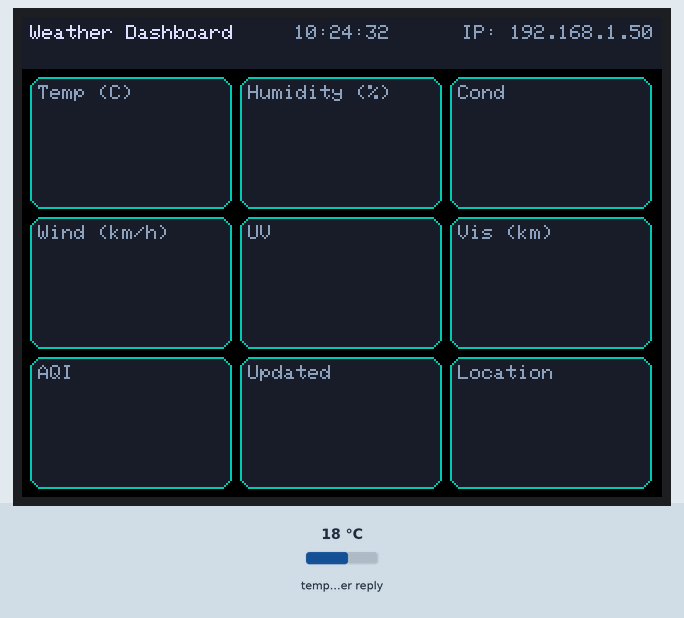
Simulated run of this sketch. Board: ESP32. Shown: 320×240 colour display. Inputs (shaded band) come from the test bench; at power-on: temperature in the weather reply 18 °C. WiFi joins after 1.5 s; servers stay silent unless stated; the local clock reads 2024-03-15 10:24:30 at power-on unless the sketch sets it; web services answer with replies made up by the test bench; what the sketch prints to the serial monitor is not drawn.

Above: at 2.9 s.
At 5.06 s:
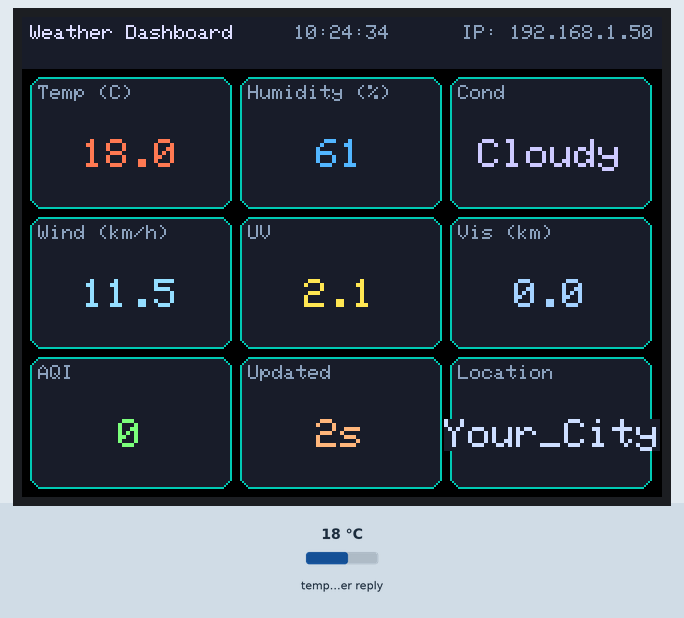
At 13.3 s:
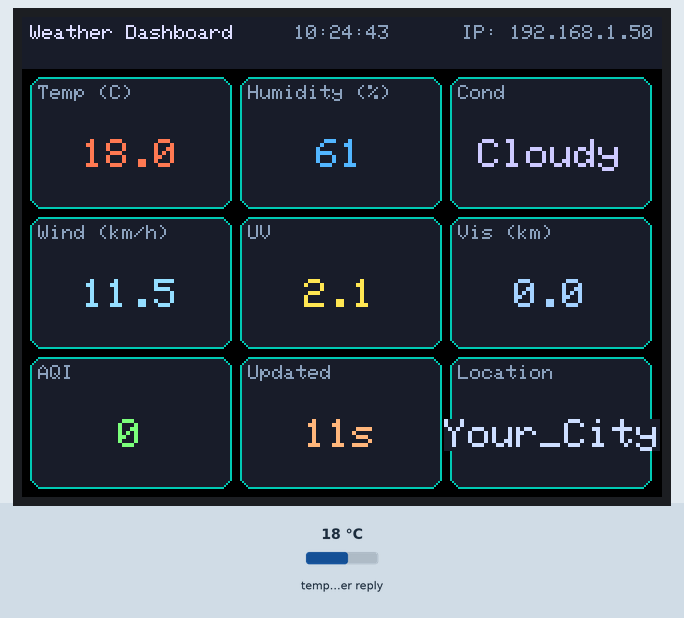
At 21.3 s:
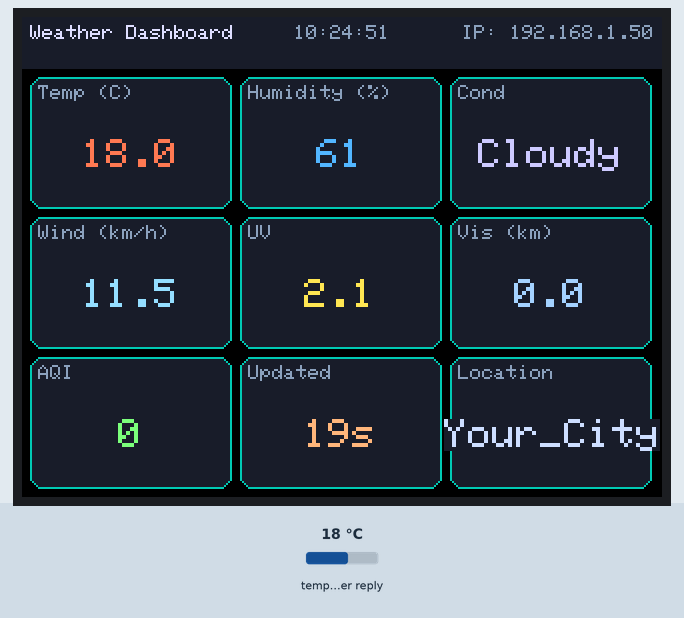
At 29.3 s:
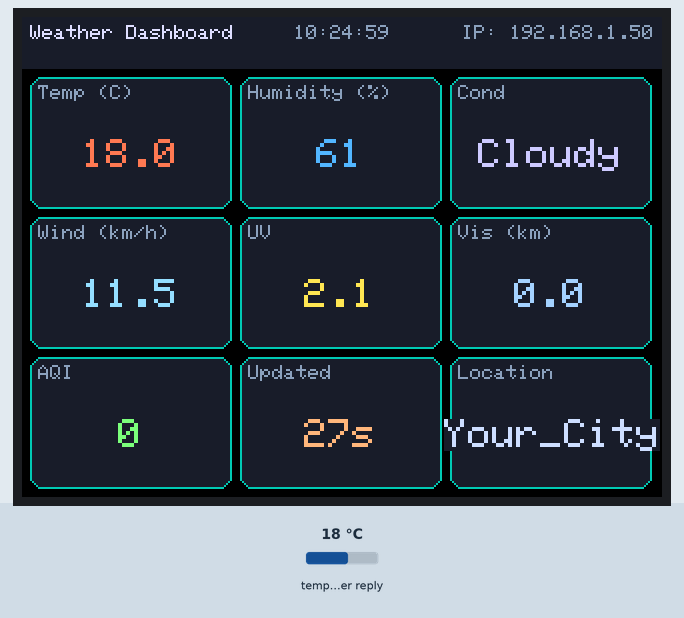
At 38.3 s:
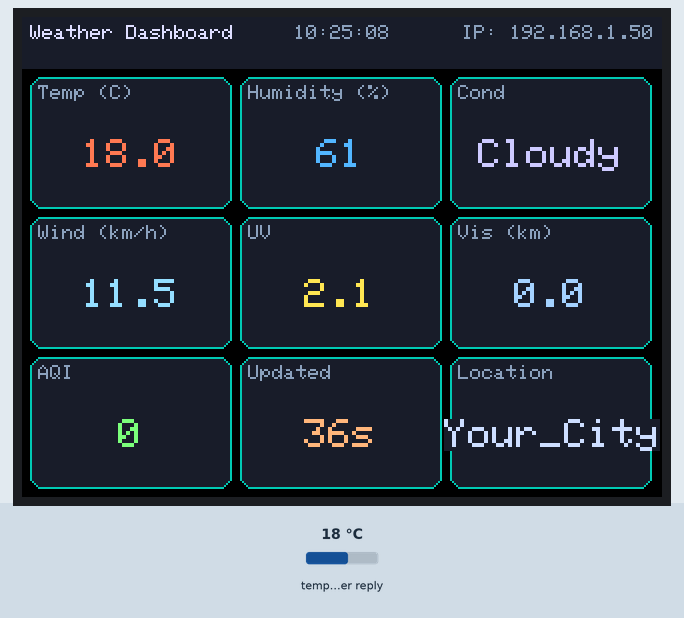

Measured:
- what the display in image 0 shows lasts 0.5 s, from 2.8 s to 3.3 s

The sketch:

WheaterDashboard.ino
```cpp
#include <WiFi.h>
#include <WiFiClientSecure.h>
#include <HTTPClient.h>
#include <ArduinoJson.h>
#include <TFT_eSPI.h>
#include <SPI.h>
#include <time.h>          // for NTP time

// ------------- USER SETTINGS -------------
// >>>> CHANGE THESE <<<<
// ============================
// WiFi Credentials (Replace with your own)
// ============================

const char* SSID     = "YOUR_WIFI_NAME";
const char* PASSWORD = "YOUR_WIFI_PASSWORD";

// ============================
// Location Configuration
// ============================

// Example Coordinates (Replace with your city)
const float LATITUDE      = 00.0000;
const float LONGITUDE     = 00.0000;
const char* LOCATION_NAME = "Your_City";
// -----------------------------------------

// India (IST) offset
const long  gmtOffset_sec      = 19800;  // +5:30
const int   daylightOffset_sec = 0;

TFT_eSPI tft = TFT_eSPI();

// Layout
int screenW, screenH;

const int HEADER_H    = 26;
const int GRID_MARGIN = 4;
const int CELL_GAP    = 4;
int cellW, cellH;

// header time box (center region)
int headerTimeBoxX = 0;
int headerTimeBoxW = 0;
char lastTimeStrHdr[10] = "";  // "HH:MM:SS" + '\0'

// Colors
uint16_t COL_BG;
uint16_t COL_CARD;
uint16_t COL_TITLE;
uint16_t COL_LABEL;

// Data model
struct DashboardData {
  float  temp;        // 0
  int    humidity;    // 1
  String cond;        // 2
  float  wind;        // 3 (km/h)
  float  uv;          // 4
  float  vis;         // 5 (km)
  int    aqi;         // 6
  unsigned long age;  // 7 (seconds)
  String location;    // 8
};

DashboardData targetData;
DashboardData displayData;

// last drawn strings (per cell) to avoid flicker
char lastStr[9][20] = {0};

// update timers
const unsigned long WEATHER_UPDATE_INTERVAL_MS = 60UL * 1000UL; // 60 sec
unsigned long lastWeatherFetch   = 0;
unsigned long lastSmooth         = 0;
unsigned long lastAgeTick        = 0;
unsigned long lastHeaderUpdate   = 0;

// ------------- HELPERS: layout -------------

void indexToRowCol(int idx, int &row, int &col) {
  row = idx / 3;
  col = idx % 3;
}

void getCellXY(int row, int col, int &x, int &y) {
  x = GRID_MARGIN + col * (cellW + CELL_GAP);
  y = HEADER_H + GRID_MARGIN + row * (cellH + CELL_GAP);
}

// ------------- WIFI + TIME HELPERS -------------

String getLocalIPString() {
  if (WiFi.status() == WL_CONNECTED) {
    return WiFi.localIP().toString();
  }
  return String("No WiFi");
}

String getTimeString() {
  struct tm timeinfo;
  if (!getLocalTime(&timeinfo)) {
    return String("--:--:--");
  }
  char buf[9]; // "HH:MM:SS"
  strftime(buf, sizeof(buf), "%H:%M:%S", &timeinfo);
  return String(buf);
}

// ------------- DRAWING: HEADER -------------

// Draw header background + static text (title, IP) ONCE
void drawHeaderStatic() {
  tft.fillRect(0, 0, screenW, HEADER_H, COL_CARD);
  tft.setTextSize(1);

  // Left: title
  tft.setTextColor(COL_TITLE, COL_CARD);
  tft.setCursor(4, 4);
  tft.print("Weather Dashboard");

  // Right: IP
  String ipStr = "IP: " + getLocalIPString();
  uint16_t w = tft.textWidth(ipStr.c_str());
  tft.setCursor(screenW - w - 4, 4);
  tft.setTextColor(COL_LABEL, COL_CARD);
  tft.print(ipStr);

  // define a center box where time will live (not drawn yet)
  headerTimeBoxW = 80;                       // width of time area
  headerTimeBoxX = (screenW - headerTimeBoxW) / 2;
}

// Update only the time area in the header
void updateHeaderTime() {
  String timeStr = getTimeString();
  if (timeStr.length() >= sizeof(lastTimeStrHdr)) {
    timeStr = timeStr.substring(0, sizeof(lastTimeStrHdr) - 1);
  }

  // if same as last time, no redraw
  if (strcmp(lastTimeStrHdr, timeStr.c_str()) == 0) return;

  // store new time string
  strncpy(lastTimeStrHdr, timeStr.c_str(), sizeof(lastTimeStrHdr) - 1);
  lastTimeStrHdr[sizeof(lastTimeStrHdr) - 1] = '\0';

  // clear only the time region (small center box)
  tft.fillRect(headerTimeBoxX, 0, headerTimeBoxW, HEADER_H, COL_CARD);

  // draw time centered in that box
  tft.setTextSize(1);
  tft.setTextColor(COL_LABEL, COL_CARD);
  uint16_t w = tft.textWidth(lastTimeStrHdr);
  int tx = headerTimeBoxX + (headerTimeBoxW - w) / 2;
  tft.setCursor(tx, 4);
  tft.print(lastTimeStrHdr);
}

// ------------- DRAWING: CARDS -------------

void drawCardFrame(int idx, const char* label) {
  int row, col, x, y;
  indexToRowCol(idx, row, col);
  getCellXY(row, col, x, y);

  tft.fillRoundRect(x, y, cellW, cellH, 6, COL_CARD);
  tft.drawRoundRect(x, y, cellW, cellH, 6, tft.color565(0, 200, 180)); // neon border

  tft.setTextColor(COL_LABEL, COL_CARD);
  tft.setTextSize(1);
  tft.setCursor(x + 4, y + 4);
  tft.print(label);
}

void drawCardValueIfChanged(int idx, const char* value, uint16_t color) {
  if (strcmp(lastStr[idx], value) == 0) return; // no change

  strncpy(lastStr[idx], value, sizeof(lastStr[idx]) - 1);
  lastStr[idx][sizeof(lastStr[idx]) - 1] = '\0';

  int row, col, x, y;
  indexToRowCol(idx, row, col);
  getCellXY(row, col, x, y);

  int innerY = y + 16;
  int innerH = cellH - 20;

  tft.fillRect(x + 4, innerY, cellW - 8, innerH, COL_CARD);

  tft.setTextColor(color, COL_CARD);
  tft.setTextSize(2);

  uint16_t w = tft.textWidth(value);
  uint16_t h = tft.fontHeight();
  int vx = x + (cellW - w) / 2;
  int vy = innerY + (innerH - h) / 2;

  tft.setCursor(vx, vy);
  tft.print(value);
}

// ------------- JSON HELPERS -------------

// Map Open-Meteo weather code to text
String weatherCodeToText(int code) {
  if (code == 0) return "Clear";
  if (code == 1 || code == 2) return "Partly";
  if (code == 3) return "Cloudy";
  if (code >= 45 && code <= 48) return "Fog";
  if (code >= 51 && code <= 67) return "Drizzle";
  if (code >= 71 && code <= 77) return "Snow";
  if (code >= 80 && code <= 82) return "Rain";
  if (code >= 95 && code <= 99) return "Storm";
  return "Unknown";
}

// Fetch weather + AQI into targetData using HTTPClient
bool fetchWeatherAndAQI() {
  // ---------- WEATHER ----------
  WiFiClientSecure client1;
  client1.setInsecure();       // don't check TLS cert
  HTTPClient http1;

  String url1 = String("https://api.open-meteo.com/v1/forecast?")
                + "latitude="   + String(LATITUDE, 4)
                + "&longitude=" + String(LONGITUDE, 4)
                + "&current_weather=true"
                + "&hourly=relative_humidity_2m,uv_index,visibility"
                + "&windspeed_unit=kmh&timezone=auto";

  Serial.println("Fetching weather...");
  http1.begin(client1, url1);
  int httpCode1 = http1.GET();

  if (httpCode1 != 200) {
    Serial.print("Weather HTTP error: ");
    Serial.println(httpCode1);
    http1.end();
    return false;
  }

  String payload1 = http1.getString();
  http1.end();

  DynamicJsonDocument doc(8192);
  DeserializationError err1 = deserializeJson(doc, payload1);
  if (err1) {
    Serial.print("Weather JSON error: ");
    Serial.println(err1.c_str());
    return false;
  }

  float temp      = doc["current_weather"]["temperature"].as<float>();
  float windspeed = doc["current_weather"]["windspeed"].as<float>();
  int   wcode     = doc["current_weather"]["weathercode"].as<int>();

  float humidity   = doc["hourly"]["relative_humidity_2m"][0].as<float>();
  float uv_index   = doc["hourly"]["uv_index"][0].as<float>();
  float visibility = doc["hourly"]["visibility"][0].as<float>() / 1000.0f;  // m -> km

  // ---------- AQI ----------
  WiFiClientSecure client2;
  client2.setInsecure();
  HTTPClient http2;

  String url2 = String("https://air-quality-api.open-meteo.com/v1/air-quality?")
                + "latitude="   + String(LATITUDE, 4)
                + "&longitude=" + String(LONGITUDE, 4)
                + "&hourly=us_aqi&timezone=auto";

  Serial.println("Fetching AQI...");
  http2.begin(client2, url2);
  int httpCode2 = http2.GET();

  if (httpCode2 != 200) {
    Serial.print("AQI HTTP error: ");
    Serial.println(httpCode2);
    http2.end();
    return false;
  }

  String payload2 = http2.getString();
  http2.end();

  DynamicJsonDocument docAQI(4096);
  DeserializationError err2 = deserializeJson(docAQI, payload2);
  if (err2) {
    Serial.print("AQI JSON error: ");
    Serial.println(err2.c_str());
    return false;
  }

  int aqi = docAQI["hourly"]["us_aqi"][0].as<int>();

  // ---------- Write into targetData ----------
  targetData.temp     = temp;
  targetData.humidity = (int)humidity;
  targetData.cond     = weatherCodeToText(wcode);
  targetData.wind     = windspeed;
  targetData.uv       = uv_index;
  targetData.vis      = visibility;
  targetData.aqi      = aqi;
  targetData.location = LOCATION_NAME;
  targetData.age      = 0;   // reset "Updated" seconds

  Serial.println("Weather + AQI updated OK");
  return true;
}

// ------------- SMOOTHING + REDRAW -------------

float smoothFloat(float current, float target, float alpha) {
  return current + (target - current) * alpha;
}

int smoothInt(int current, int target, float alpha) {
  return (int)(current + (target - current) * alpha);
}

void smoothStep() {
  const float alpha = 0.3f;

  displayData.temp     = smoothFloat(displayData.temp,     targetData.temp,     alpha);
  displayData.humidity = smoothInt  (displayData.humidity, targetData.humidity, alpha);
  displayData.wind     = smoothFloat(displayData.wind,     targetData.wind,     alpha);
  displayData.uv       = smoothFloat(displayData.uv,       targetData.uv,       alpha);
  displayData.vis      = smoothFloat(displayData.vis,      targetData.vis,      alpha);
  displayData.aqi      = smoothInt  (displayData.aqi,      targetData.aqi,      alpha);

  displayData.cond     = targetData.cond;
  displayData.location = targetData.location;
  displayData.age      = targetData.age;
}

void redrawValuesFromDisplayData() {
  char buf[20];

  // 0: Temp
  snprintf(buf, sizeof(buf), "%.1f", displayData.temp);
  drawCardValueIfChanged(0, buf, tft.color565(255, 120, 80));

  // 1: Humidity
  snprintf(buf, sizeof(buf), "%d", displayData.humidity);
  drawCardValueIfChanged(1, buf, tft.color565(80, 180, 255));

  // 2: Cond
  drawCardValueIfChanged(2, displayData.cond.c_str(), tft.color565(200, 200, 255));

  // 3: Wind
  snprintf(buf, sizeof(buf), "%.1f", displayData.wind);
  drawCardValueIfChanged(3, buf, tft.color565(150, 220, 255));

  // 4: UV
  snprintf(buf, sizeof(buf), "%.1f", displayData.uv);
  drawCardValueIfChanged(4, buf, tft.color565(255, 230, 80));

  // 5: Visibility
  snprintf(buf, sizeof(buf), "%.1f", displayData.vis);
  drawCardValueIfChanged(5, buf, tft.color565(160, 210, 255));

  // 6: AQI
  snprintf(buf, sizeof(buf), "%d", displayData.aqi);
  drawCardValueIfChanged(6, buf, tft.color565(120, 255, 120));

  // 7: Updated age (pretty format)
  if (displayData.age < 60) {
    snprintf(buf, sizeof(buf), "%lus", displayData.age);
  } else {
    unsigned long m = displayData.age / 60;
    unsigned long s = displayData.age % 60;
    snprintf(buf, sizeof(buf), "%lum%lus", m, s);
  }
  drawCardValueIfChanged(7, buf, tft.color565(255, 180, 120));

  // 8: Location
  drawCardValueIfChanged(8, displayData.location.c_str(), tft.color565(200, 220, 255));
}

// ------------- SETUP -------------

void setup() {
  Serial.begin(115200);
  delay(1000);

  // TFT
  tft.init();
  tft.setRotation(3);   // orientation you used
  screenW = tft.width();
  screenH = tft.height();

  COL_BG     = TFT_BLACK;
  COL_CARD   = tft.color565(25, 30, 40);
  COL_TITLE  = tft.color565(220, 220, 255);
  COL_LABEL  = tft.color565(140, 160, 190);

  tft.fillScreen(COL_BG);

  int gridH = screenH - HEADER_H - 2 * GRID_MARGIN;
  cellW = (screenW - 2 * GRID_MARGIN - 2 * CELL_GAP) / 3;
  cellH = (gridH  - 2 * CELL_GAP) / 3;

  // WiFi
  WiFi.begin(SSID, PASSWORD);
  Serial.print("Connecting to WiFi");
  while (WiFi.status() != WL_CONNECTED) {
    delay(500);
    Serial.print(".");
  }
  Serial.println("\nWiFi connected!");
  Serial.print("IP: ");
  Serial.println(WiFi.localIP());

  // NTP time
  configTime(gmtOffset_sec, daylightOffset_sec,
             "time.google.com", "pool.ntp.org");

  // Header & grid
  drawHeaderStatic();     // draw title + IP once
  updateHeaderTime();     // draw initial time

  const char* labels[9] = {
    "Temp (C)",
    "Humidity (%)",
    "Cond",
    "Wind (km/h)",
    "UV",
    "Vis (km)",
    "AQI",
    "Updated",
    "Location"
  };
  for (int i = 0; i < 9; i++) {
    drawCardFrame(i, labels[i]);
    lastStr[i][0] = '\0';
  }

  // initial values
  targetData.temp = displayData.temp = 0;
  targetData.humidity = displayData.humidity = 0;
  targetData.cond = displayData.cond = "---";
  targetData.wind = displayData.wind = 0;
  targetData.uv   = displayData.uv   = 0;
  targetData.vis  = displayData.vis  = 0;
  targetData.aqi  = displayData.aqi  = 0;
  targetData.location = displayData.location = LOCATION_NAME;
  targetData.age = displayData.age = 0;

  // initial fetch
  fetchWeatherAndAQI();
  lastWeatherFetch = millis();
}

// ------------- LOOP -------------

void loop() {
  unsigned long now = millis();

  // periodic header time update (only small center box)
  if (now - lastHeaderUpdate >= 1000) {  // once per second
    lastHeaderUpdate = now;
    updateHeaderTime();
  }

  // periodic weather update
  if (now - lastWeatherFetch >= WEATHER_UPDATE_INTERVAL_MS) {
    if (WiFi.status() == WL_CONNECTED) {
      if (fetchWeatherAndAQI()) {
        lastWeatherFetch = now;
      }
    }
  }

  // tick age every second
  if (now - lastAgeTick >= 1000) {
    lastAgeTick = now;
    targetData.age++;
  }

  // smoothing + redraw every 100 ms
  if (now - lastSmooth >= 100) {
    lastSmooth = now;
    smoothStep();
    redrawValuesFromDisplayData();
  }
}
```
